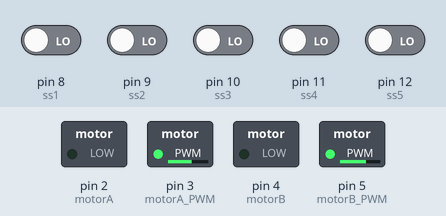
Simulated run of this sketch. Board: Arduino Uno, built with avr-gcc and run on an emulated ATmega328P. Shown: switched loads named in the sketch (green lamp = pin HIGH). Inputs (shaded band) come from the test bench; at power-on: pin 8 (ss1), pin 9 (ss2), pin 10 (ss3), pin 11 (ss4), pin 12 (ss5) LOW.

Above: at 0.6 s.
At 2.3 s:
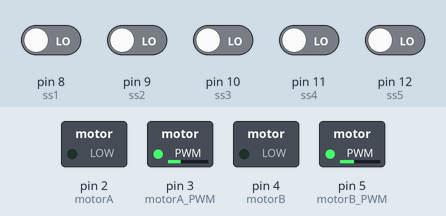
At 33.3 s:
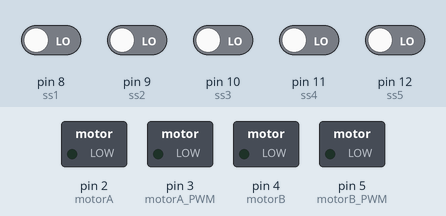
Timing chart, 0 to 34.8 s (numbered marks = the images above):
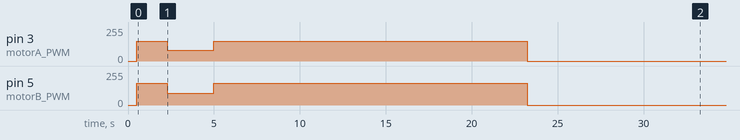

The sketch:

nemesis_v1.ino
```cpp
/*
	PROJETO SEGUIDOR DE LINHA
	Acadêmicos: Fábio M. K. Lenzi, Joe J. Vogel
	Orientador: Manfred H. Junior
	Centro Universitário Católica de Santa Catarina
*/

//Declaração das variáveis utilizadas durante a execução do programa
float Kp = 500, Ki = 0.003, Kd = 10;

float error = 0, P = 0, I = 0, D = 0, PID_value = 0;
float previous_error = 0, previous_I = 0;
int sensor[5] = {0, 0, 0, 0, 0};
int initial_motor_speed = 150;
int motor_speed = 150;
unsigned long tempBefore = 0;

const int motorA = 2; //Motor Esquerda
const int motorB = 4; //Motor Direita
const int motorA_PWM = 3;
const int motorB_PWM = 5;

int line;
int outline;

const int ss1 = 8;  // sensor 1
const int ss2 = 9;  // sensor 2
const int ss3 = 10; // sensor 3
const int ss4 = 11; // sensor 4
const int ss5 = 12; // sensor 5
//const int ss6 = 13; // sensor Near

//Declaração das funções
void read_sensor_values(void);
void calculate_pid(void);
void motor_control(void);

//Função de Setup do Arduino
void setup()
{
  pinMode(motorA, OUTPUT);
  pinMode(motorB, OUTPUT);
  pinMode(motorA_PWM, OUTPUT);
  pinMode(motorB_PWM, OUTPUT);

  pinMode(ss1, INPUT);
  pinMode(ss2, INPUT);
  pinMode(ss3, INPUT);
  pinMode(ss4, INPUT);
  pinMode(ss5, INPUT);
  //pinMode(ss6, INPUT);

  delay(500);
  tempBefore = millis();
}

//Função de execução continua do Arduino
void loop()
{

if(millis() - tempBefore > 22730){

  stopMotors();
  delay(10000);

}else if((millis() - tempBefore) > 1773 && (millis() - tempBefore) < 4500){

  initial_motor_speed = 80;
  motor_speed = 80;

}else {

  initial_motor_speed = 150;
  motor_speed = 150;

}

  read_sensor_values();
  calculate_pid();
  motor_control();
}

//Função responsável por fazer a leitura dos sensores do Robô
void read_sensor_values()
{
  line = 0;
  outline = 1;

  sensor[0] = digitalRead(ss1);
  sensor[1] = digitalRead(ss2);
  sensor[2] = digitalRead(ss3);
  sensor[3] = digitalRead(ss4);
  sensor[4] = digitalRead(ss5);

  if ((sensor[0] == outline) && (sensor[1] == outline) && (sensor[2] == outline) && (sensor[3] == outline) && (sensor[4] == line)) // 0 0 0 0 1 --> 4
     error = 4;
    //error = 3;
  else if ((sensor[0] == line) && (sensor[1] == outline) && (sensor[2] == outline) && (sensor[4] == outline) && (sensor[4] == outline)) // 1 0 0 0 0 --> -4
     error = -4;
    //error = -3;
  else if ((sensor[0] == outline) && (sensor[1] == outline) && (sensor[2] == outline) && (sensor[3] == line) && (sensor[4] == line)) // 0 0 0 1 1 --> 3
    error = 3;
    //error = 2;
  else if ((sensor[0] == line) && (sensor[1] == line) && (sensor[2] == outline) && (sensor[3] == outline) && (sensor[4] == outline)) // 1 1 0 0 0 --> -3
    error = -3;
    //error = -2;
  else if ((sensor[0] == outline) && (sensor[1] == outline) && (sensor[2] == outline) && (sensor[3] == line) && (sensor[4] == outline)) // 0 0 0 1 0 --> 2
     error=2;
    //error = 1;
  else if ((sensor[0] == outline) && (sensor[1] == line) && (sensor[2] == outline) && (sensor[3] == outline) && (sensor[4] == outline)) // 0 1 0 0 0 --> -2
   error=-2;
   //error = -1;
  else if ((sensor[0] == outline) && (sensor[1] == outline) && (sensor[2] == line) && (sensor[3] == line) && (sensor[4] == outline)) // 0 0 1 1 0 --> 1
    //error=1;
    error = 0;
  else if ((sensor[0] == outline) && (sensor[1] == line) && (sensor[2] == line) && (sensor[3] == outline) && (sensor[4] == outline)) // 0 1 1 0 0 --> -1
    //error=-1;
    error = 0;
  else if ((sensor[1] == outline) && (sensor[2] == line) && (sensor[3] == outline))                                   // 0 0 1 0 0 --> 0
    error = 0;
}

//Função responsável por fazer o cáculo PID
void calculate_pid()
{

  P = error;
  I = I + error;
  D = error - previous_error;

  PID_value = (Kp * P) + (Ki * I) + (Kd * D);

  previous_error = error;

}

//Função responsável por controlar a velocidade de cada motor
void motor_control()
{
  int left_motor_speed;
  int right_motor_speed;


  // Calculo da velocidade de cada motor:
  left_motor_speed = initial_motor_speed + PID_value;
  right_motor_speed = initial_motor_speed - PID_value;

  if (left_motor_speed < 0) {
    left_motor_speed = 0;
  } else if (left_motor_speed > motor_speed) {
    left_motor_speed = motor_speed;
  }

  if (right_motor_speed < 0) {
    right_motor_speed = 0;
  } else if (right_motor_speed > motor_speed) {
    right_motor_speed = motor_speed;
  }

  analogWrite(motorA_PWM, left_motor_speed);
  analogWrite(motorB_PWM, right_motor_speed * 1.1); //*1.17 devido a diferença entre motores

  digitalWrite(motorA, LOW);
  digitalWrite(motorB, LOW);
}

//Função responsável por parar o Robô
void stopMotors() {
  analogWrite(motorA_PWM, 0);
  analogWrite(motorB_PWM, 0);
}
```

Measured:
- by itself, pin 3 (motorA_PWM): 0/255 → 150/255 at 0.50 s, → 80/255 1.8 s later, → 150/255 2.7 s later, → 0/255 18.2 s later
- by itself, pin 5 (motorB_PWM): 0/255 → 165/255 at 0.50 s, → 88/255 1.8 s later, → 165/255 2.7 s later, → 0/255 18.2 s later
